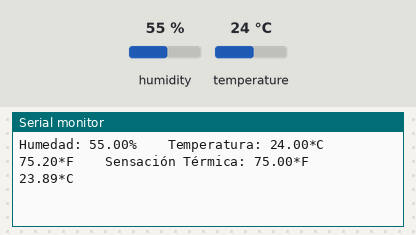
The sketch below on a simulated Arduino Uno, built with avr-gcc and run on an emulated ATmega328P. On the bench: the last lines printed to the serial monitor. Inputs (shaded band) come from the test bench; at power-on: humidity 55 %, temperature 24 °C.

Above: at 10.8 s.
10.9 s: humidity set to 22 %
At 15.9 s:
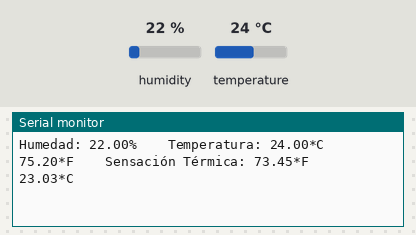
18.4 s: temperature set to 12 °C
At 20.6 s:
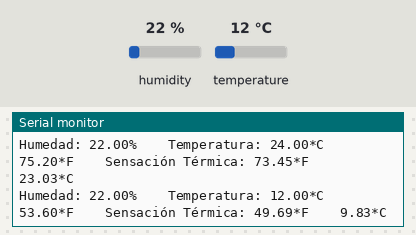
25.9 s: humidity set to 40 %
At 31.3 s:
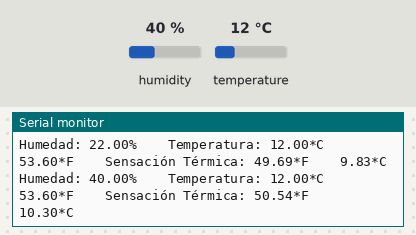
Timing chart, 0 to 32.8 s (numbered marks = the images above; inputs shaded):
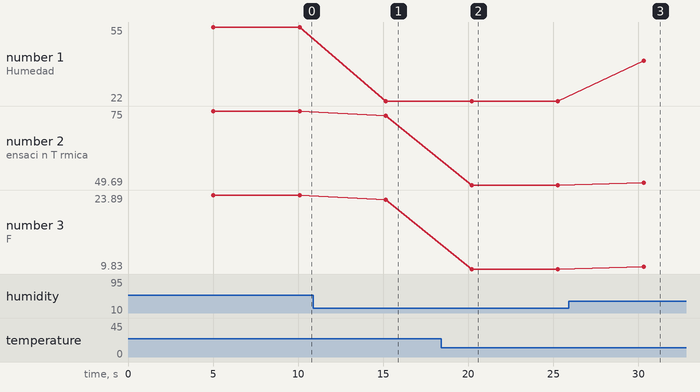

The sketch:

sensor_DHT11.ino
```cpp
#include <Adafruit_Sensor.h>
#include <DHT.h>
#include <DHT_U.h>

// Definimos el pin digital donde se conecta el sensor
#define DHTPIN 2
// Dependiendo del tipo de sensor
#define DHTTYPE DHT11

// Inicializamos el sensor DHT11
DHT dht(DHTPIN, DHTTYPE); //El objeto DHT lo instancio en PIN y Tipo

void setup() {
  // Inicializamos comunicación serie
  Serial.begin(9600);

  // Comenzamos el sensor DHT
  dht.begin();
}

void loop() {
    // Esperamos 5 segundos entre medidas
  delay(5000);

  // Leemos la humedad relativa
  float humedad = dht.readHumidity();
  // Leemos la temperatura en grados centígrados (por defecto)
  float temperatura_celsius = dht.readTemperature();// Grado centigrado no lleva argumento
  // Leemos la temperatura en grados Fahrenheit
  float temperatura_farenheit = dht.readTemperature(true);// Grado Farenheit lleva TRUE como argumento

  // Comprobamos si ha habido algún error en la lectura
  if (isnan(humedad) || isnan(temperatura_celsius) || isnan(temperatura_farenheit)) {
    Serial.println("Error obteniendo los datos del sensor DHT11");
    return;
  }

  // Calcular el índice de calor en Fahrenheit
  float sensacion_termica_farenheit = dht.computeHeatIndex(temperatura_farenheit, humedad);
  // Calcular el índice de calor en grados centígrados
  float sensacion_termica_celsius = dht.computeHeatIndex(temperatura_celsius, humedad, false);

  Serial.print("Humedad: ");
  Serial.print(humedad);
  Serial.print("%    ");
  Serial.print("Temperatura: ");
  Serial.print(temperatura_celsius);
  Serial.print("*C    ");
  Serial.print(temperatura_farenheit);
  Serial.print("*F    ");
  Serial.print("Sensación Térmica: "); //Tambien llamado indice de calor.
  Serial.print(sensacion_termica_farenheit);
  Serial.print("*F    ");
  Serial.print(sensacion_termica_celsius);
  Serial.println("*C    ");

}
```

Measured:
- after the input at 10.9 s, the serial monitor: prints a new line after 4.2 s (image 1)
- after the input at 18.4 s, the serial monitor: prints a new line after 1.8 s (image 2)
- after the input at 25.9 s, the serial monitor: prints a new line after 4.4 s (image 3)
- plotted number 1: 55 → 22 after the input at 10.9 s, 22 → 40 after the input at 25.9 s
- plotted number 2: 75 → 73.45 after the input at 10.9 s, 73.45 → 49.69 after the input at 18.4 s, 49.69 → 50.54 after the input at 25.9 s
- plotted number 3: 23.89 → 23.03 after the input at 10.9 s, 23.03 → 9.83 after the input at 18.4 s, 9.83 → 10.3 after the input at 25.9 s
